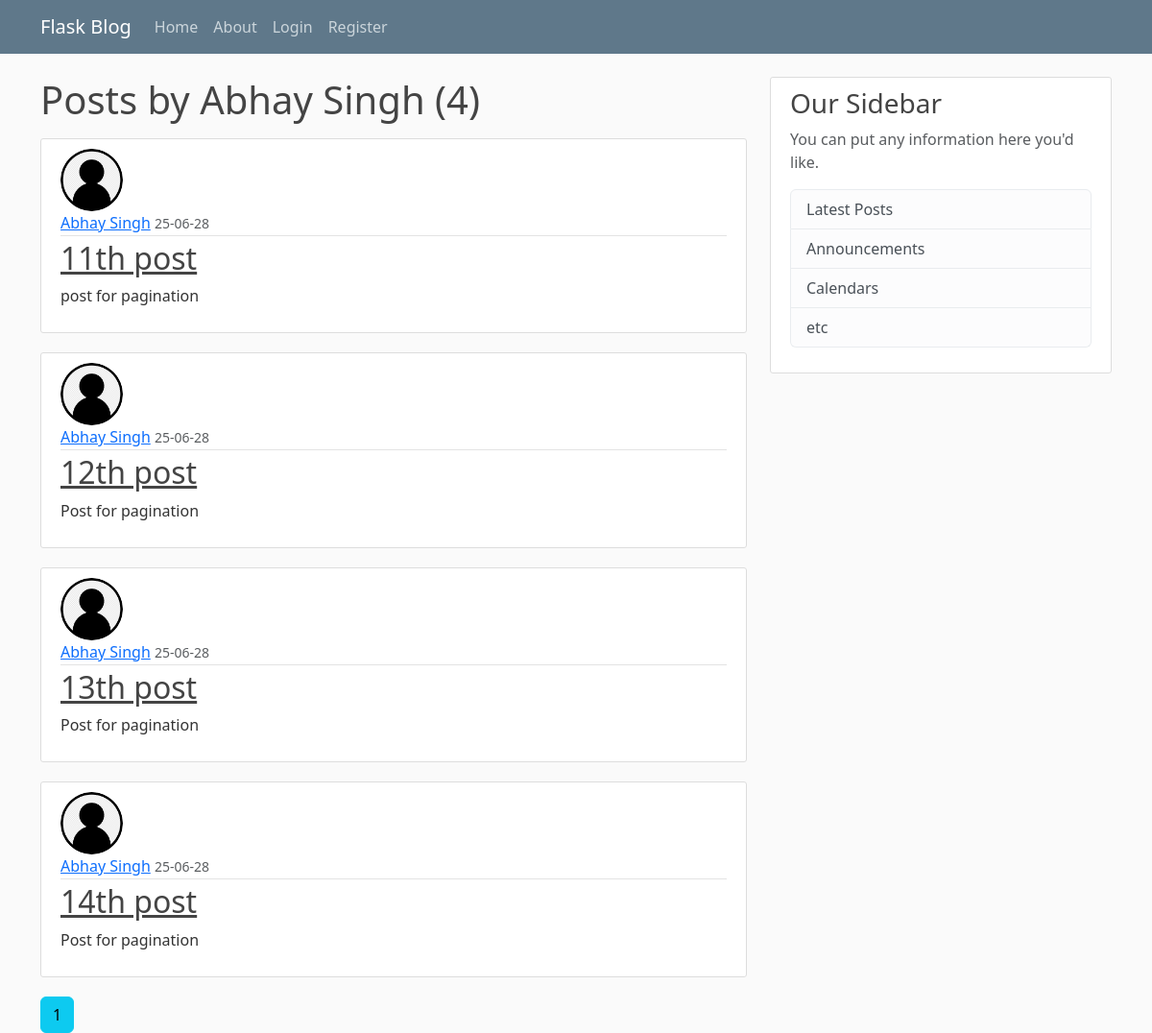
/user/Abhay Singh, run on the app's committed database.
### flaskblog/models.py (models this page shows, shortened)
class User(db.Model,UserMixin):
    id = db.Column(db.Integer, primary_key=True)
    username = db.Column(db.String(20),unique = True ,nullable=False)
    email = db.Column(db.String(120),unique=True ,nullable=False)
    image_file = db.Column(db.String(20) ,nullable=False, default='default.png')
    password = db.Column(db.String(60),nullable =False)
    posts = db.relationship('Post', backref='author',lazy=True)

class Post(db.Model):
    id = db.Column(db.Integer, primary_key=True)
    title = db.Column(db.String(20),nullable=False)
    date_posted = db.Column(db.DateTime, nullable=False, default=datetime.now(timezone.utc))
    content = db.Column(db.Text,nullable=False)
    user_id = db.Column(db.Integer,db.ForeignKey('user.id'),nullable=False)

### flaskblog/routes.py (the view)
@app.route("/user/<string:username>")
def user_posts(username):
    page = request.args.get('page',1,type=int)
    user=User.query.filter_by(username=username).first_or_404()
    posts=Post.query.filter_by(author=user)\
        .order_by(Post.date_posted.desc())\
        .paginate(per_page=5, page=page)
    return render_template("user_posts.html",posts=posts,user=user)

### flaskblog/templates/user_posts.html
{%  extends "layout.html" %}
{% block content %}
<h1 class="mb-3"> Posts by {{user.username}} ({{posts.total}})</h1>
    {% for post in posts.items%}
        <article class="media content-section">
            <img class = "rounded-circle article-img" src={{url_for('static',filename='profile_pics/'+post.author.image_file)}}>
            <div class="media-body">
            <div class="article-metadata">
            <a class="mr-2" href={{"url_for('user_posts',username=post.author.username)"}}>{{ post.author.username}}</a>
            <small class="text-muted">{{ post.date_posted.strftime('%y-%m-%d') }}</small>
            </div>
            <h2><a class="article-title" href="{{url_for('post',post_id=post.id)}}">{{ post.title }}</a></h2>
            <p class="article-content">{{ post.content }}</p>
            </div>
        </article>
    {%endfor%}
    {%for page_num in posts.iter_pages(left_edge=1, right_edge=1, left_current=1, right_current=1)%}
        {%if page_num%}
            {%if posts.page == page_num%}
            <a class="btn btn-info" href="{{url_for('user_posts',username=user.username,page=page_num)}}">{{page_num}}</a>
            {% else %}
            <a class="btn btn-outline-info" href="{{url_for('user_posts',username=user.username,page=page_num)}}">{{page_num}}</a>
            {% endif %}
        {% else %}
            ...
        {% endif %}
    {% endfor %}
{% endblock content %}

### flaskblog/static/main.css (style rules this page uses)
body { background: #fafafa; color: #333333; margin-top: 5rem; }
h1, h2, h3, h4, h5, h6 { color: #444444; }
.content-section { background: #ffffff; padding: 10px 20px; border: 1px solid #dddddd; border-radius: 3px; margin-bottom: 20px; }
.article-title { color: #444444; }
.article-content { white-space: pre-line; }
.article-img { height: 65px; width: 65px; margin-right: 16px; }
.article-metadata { padding-bottom: 1px; margin-bottom: 4px; border-bottom: 1px solid #e3e3e3 }

### data on the page
User: username "Abhay Singh"
Post: image_file (placeholder picture), author.username "Abhay Singh", date_posted "25-06-28", title "11th post", content "post for pagination"
Post: image_file (placeholder picture), author.username "Abhay Singh", date_posted "25-06-28", title "12th post", content "Post for pagination"
Post: image_file (placeholder picture), author.username "Abhay Singh", date_posted "25-06-28", title "13th post", content "Post for pagination"
Post: image_file (placeholder picture), author.username "Abhay Singh", date_posted "25-06-28", title "14th post", content "Post for pagination"

### other printed values
{{ posts.total }} "4"
{{ page_num }} "1"
